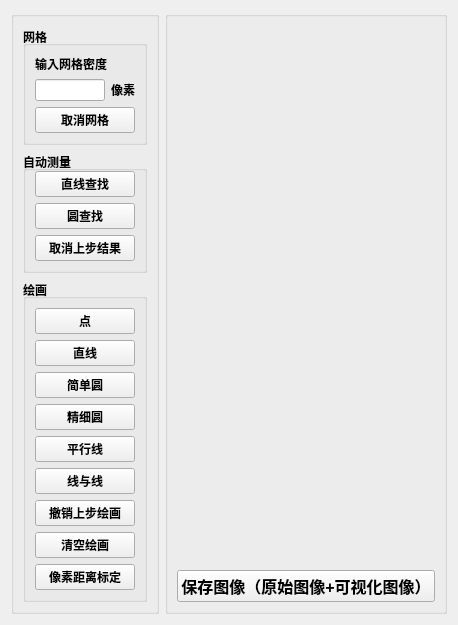
      <widget class="QWidget" name="tabVerticalView">
       <attribute name="title">
        <string>垂直视图</string>
       </attribute>
       <layout class="QGridLayout" name="gridLayout_8">
        <item row="0" column="0">
         <widget class="QGroupBox" name="groupBox_10">
          <property name="font">
           <font>
            <pointsize>12</pointsize>
            <weight>75</weight>
            <bold>true</bold>
           </font>
          </property>
          <property name="acceptDrops">
           <bool>false</bool>
          </property>
          <property name="title">
           <string/>
          </property>
          <property name="flat">
           <bool>false</bool>
          </property>
          <layout class="QVBoxLayout" name="verticalLayout_8" stretch="1,1,3">
           <item>
            <widget class="QGroupBox" name="groupBox_11">
             <property name="font">
              <font>
               <pointsize>9</pointsize>
               <weight>75</weight>
               <bold>true</bold>
              </font>
             </property>
             <property name="contextMenuPolicy">
              <enum>Qt::DefaultContextMenu</enum>
             </property>
             <property name="layoutDirection">
              <enum>Qt::LeftToRight</enum>
             </property>
             <property name="autoFillBackground">
              <bool>false</bool>
             </property>
             <property name="title">
              <string>网格</string>
             </property>
             <property name="alignment">
              <set>Qt::AlignLeading|Qt::AlignLeft|Qt::AlignVCenter</set>
             </property>
             <property name="flat">
              <bool>false</bool>
             </property>
             <property name="checkable">
              <bool>false</bool>
             </property>
             <layout class="QGridLayout" name="gridLayout_12">
              <item row="0" column="0" colspan="2">
               <widget class="QLabel" name="label_2">
                <property name="sizePolicy">
                 <sizepolicy hsizetype="Maximum" vsizetype="Fixed">
                  <horstretch>0</horstretch>
                  <verstretch>0</verstretch>
                 </sizepolicy>
                </property>
                <property name="font">
                 <font>
                  <pointsize>9</pointsize>
                  <weight>75</weight>
                  <bold>true</bold>
                 </font>
                </property>
                <property name="layoutDirection">
                 <enum>Qt::LeftToRight</enum>
                </property>
                <property name="text">
                 <string>输入网格密度</string>
                </property>
                <property name="alignment">
                 <set>Qt::AlignRight|Qt::AlignTrailing|Qt::AlignVCenter</set>
                </property>
               </widget>
              </item>
              <item row="1" column="0">
               <widget class="QLineEdit" name="leGridDens_Ver">
                <property name="sizePolicy">
                 <sizepolicy hsizetype="Fixed" vsizetype="Fixed">
                  <horstretch>0</horstretch>
                  <verstretch>0</verstretch>
                 </sizepolicy>
                </property>
                <property name="maximumSize">
                 <size>
                  <width>70</width>
                  <height>16777215</height>
                 </size>
                </property>
                <property name="alignment">
                 <set>Qt::AlignCenter</set>
                </property>
               </widget>
              </item>
              <item row="1" column="1">
               <widget class="QLabel" name="label_24">
                <property name="sizePolicy">
                 <sizepolicy hsizetype="Minimum" vsizetype="Fixed">
                  <horstretch>0</horstretch>
                  <verstretch>0</verstretch>
                 </sizepolicy>
                </property>
                <property name="text">
                 <string>像素</string>
                </property>
               </widget>
              </item>
              <item row="2" column="0" colspan="2">
               <widget class="QPushButton" name="btnCancelGrids_Ver">
                <property name="sizePolicy">
                 <sizepolicy hsizetype="Minimum" vsizetype="Fixed">
                  <horstretch>0</horstretch>
                  <verstretch>0</verstretch>
                 </sizepolicy>
                </property>
                <property name="font">
                 <font>
                  <pointsize>9</pointsize>
                  <weight>75</weight>
                  <bold>true</bold>
                 </font>
                </property>
                <property name="text">
                 <string>取消网格</string>
                </property>
               </widget>
              </item>
             </layout>
            </widget>
           </item>
           <item>
            <widget class="QGroupBox" name="groupBox_15">
             <property name="font">
              <font>
               <pointsize>9</pointsize>
               <weight>75</weight>
               <bold>true</bold>
              </font>
             </property>
             <property name="contextMenuPolicy">
              <enum>Qt::DefaultContextMenu</enum>
             </property>
             <property name="layoutDirection">
              <enum>Qt::LeftToRight</enum>
             </property>
             <property name="autoFillBackground">
              <bool>false</bool>
             </property>
             <property name="title">
              <string>自动测量</string>
             </property>
             <property name="alignment">
              <set>Qt::AlignLeading|Qt::AlignLeft|Qt::AlignVCenter</set>
             </property>
             <property name="flat">
              <bool>false</bool>
             </property>
             <property name="checkable">
              <bool>false</bool>
             </property>
             <layout class="QVBoxLayout" name="verticalLayout_5">
              <property name="topMargin">
               <number>0</number>
              </property>
              <item>
               <widget class="QPushButton" name="btnLineDet_Ver">
                <property name="sizePolicy">
                 <sizepolicy hsizetype="Minimum" vsizetype="Fixed">
                  <horstretch>0</horstretch>
                  <verstretch>0</verstretch>
                 </sizepolicy>
                </property>
                <property name="font">
                 <font>
                  <pointsize>9</pointsize>
                  <weight>75</weight>
                  <bold>true</bold>
                 </font>
                </property>
                <property name="text">
                 <string>直线查找</string>
                </property>
               </widget>
              </item>
              <item>
               <widget class="QPushButton" name="btnCircleDet_Ver">
                <property name="sizePolicy">
                 <sizepolicy hsizetype="Minimum" vsizetype="Fixed">
                  <horstretch>0</horstretch>
                  <verstretch>0</verstretch>
                 </sizepolicy>
                </property>
                <property name="font">
                 <font>
                  <pointsize>9</pointsize>
                  <weight>75</weight>
                  <bold>true</bold>
                 </font>
                </property>
                <property name="text">
                 <string>圆查找</string>
                </property>
               </widget>
              </item>
              <item>
               <widget class="QPushButton" name="btnCan1StepDet_Ver">
                <property name="sizePolicy">
                 <sizepolicy hsizetype="Minimum" vsizetype="Fixed">
                  <horstretch>0</horstretch>
                  <verstretch>0</verstretch>
                 </sizepolicy>
                </property>
                <property name="font">
                 <font>
                  <pointsize>9</pointsize>
                  <weight>75</weight>
                  <bold>true</bold>
                 </font>
                </property>
                <property name="text">
                 <string>取消上步结果</string>
                </property>
               </widget>
              </item>
             </layout>
            </widget>
           </item>
           <item>
            <widget class="QGroupBox" name="groupBox_12">
             <property name="font">
              <font>
               <pointsize>9</pointsize>
               <weight>75</weight>
               <bold>true</bold>
              </font>
             </property>
             <property name="layoutDirection">
              <enum>Qt::LeftToRight</enum>
             </property>
             <property name="title">
              <string>绘画</string>
             </property>
             <property name="alignment">
              <set>Qt::AlignLeading|Qt::AlignLeft|Qt::AlignVCenter</set>
             </property>
             <property name="flat">
              <bool>false</bool>
             </property>
             <property name="checkable">
              <bool>false</bool>
             </property>
             <layout class="QGridLayout" name="gridLayout_19">
              <item row="4" column="0">
               <widget class="QPushButton" name="btnDrawParallel_Ver">
                <property name="font">
                 <font>
                  <pointsize>9</pointsize>
                  <weight>75</weight>
                  <bold>true</bold>
                 </font>
                </property>
                <property name="text">
                 <string>平行线</string>
                </property>
               </widget>
              </item>
              <item row="8" column="0">
               <widget class="QPushButton" name="btnCalibration_Ver">
                <property name="text">
                 <string>像素距离标定</string>
                </property>
               </widget>
              </item>
              <item row="3" column="0">
               <widget class="QPushButton" name="btnDrawFineCircle_Ver">
                <property name="font">
                 <font>
                  <family>Agency FB</family>
                  <pointsize>9</pointsize>
                  <weight>75</weight>
                  <bold>true</bold>
                 </font>
                </property>
                <property name="text">
                 <string>精细圆</string>
                </property>
               </widget>
              </item>
              <item row="6" column="0">
               <widget class="QPushButton" name="btnCan1StepDraw_Ver">
                <property name="font">
                 <font>
                  <pointsize>9</pointsize>
                  <weight>75</weight>
                  <bold>true</bold>
                 </font>
                </property>
                <property name="text">
                 <string>撤销上步绘画</string>
                </property>
               </widget>
              </item>
              <item row="1" column="0">
               <widget class="QPushButton" name="btnDrawStraight_Ver">
                <property name="font">
                 <font>
                  <pointsize>9</pointsize>
                  <weight>75</weight>
                  <bold>true</bold>
                 </font>
                </property>
                <property name="text">
                 <string>直线</string>
                </property>
               </widget>
              </item>
              <item row="7" column="0">
               <widget class="QPushButton" name="btnClearDrawings_Ver">
                <property name="font">
                 <font>
                  <pointsize>9</pointsize>
                  <weight>75</weight>
                  <bold>true</bold>
                 </font>
                </property>
                <property name="text">
                 <string>清空绘画</string>
                </property>
               </widget>
              </item>
              <item row="0" column="0">
               <widget class="QPushButton" name="btnDrawPoint_Ver">
                <property name="text">
                 <string>点</string>
                </property>
               </widget>
              </item>
              <item row="5" column="0">
               <widget class="QPushButton" name="btnDraw2Line_Ver">
                <property name="font">
                 <font>
                  <pointsize>9</pointsize>
                  <weight>75</weight>
                  <bold>true</bold>
                 </font>
                </property>
                <property name="text">
                 <string>线与线</string>
                </property>
               </widget>
              </item>
              <item row="2" column="0">
               <widget class="QPushButton" name="btnDrawSimpleCircle_Ver">
                <property name="font">
                 <font>
                  <family>Agency FB</family>
                  <pointsize>9</pointsize>
                  <weight>75</weight>
                  <bold>true</bold>
                 </font>
                </property>
                <property name="text">
                 <string>简单圆</string>
                </property>
               </widget>
              </item>
             </layout>
            </widget>
           </item>
          </layout>
         </widget>
        </item>
        <item row="0" column="1">
         <widget class="QGroupBox" name="groupBox_9">
          <property name="font">
           <font>
            <pointsize>12</pointsize>
            <weight>75</weight>
            <bold>true</bold>
           </font>
          </property>
          <property name="title">
           <string/>
          </property>
          <layout class="QGridLayout" name="gridLayout_7">
           <item row="0" column="0">
            <widget class="QLabel" name="lbVerticalView_2">
             <property name="sizePolicy">
              <sizepolicy hsizetype="Expanding" vsizetype="Preferred">
               <horstretch>0</horstretch>
               <verstretch>0</verstretch>
              </sizepolicy>
             </property>
             <property name="text">
              <string/>
             </property>
             <property name="alignment">
              <set>Qt::AlignCenter</set>
             </property>
            </widget>
           </item>
           <item row="1" column="0">
            <widget class="QPushButton" name="btnSaveImage_Ver">
             <property name="text">
              <string>保存图像（原始图像+可视化图像）</string>
             </property>
            </widget>
           </item>
          </layout>
         </widget>
        </item>
       </layout>
      </widget>
